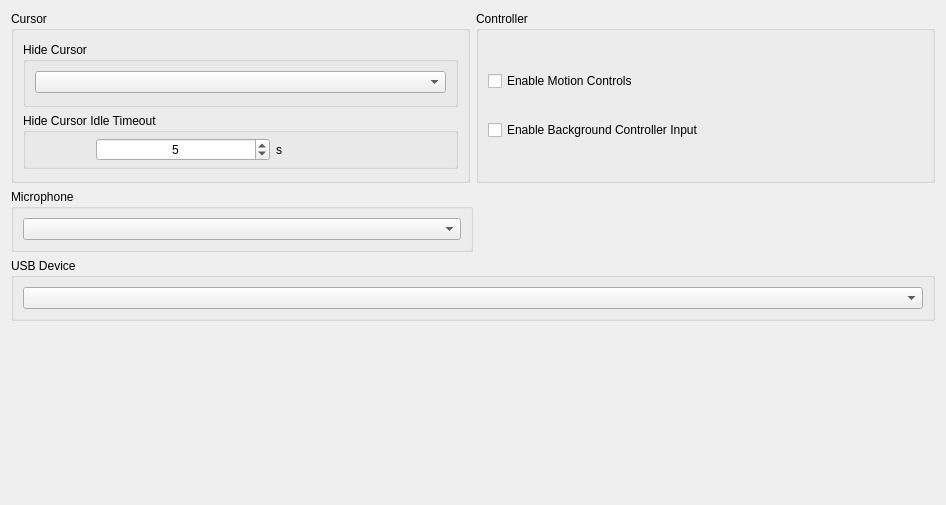
      <widget class="QWidget" name="inputTabContents">
       <property name="geometry">
        <rect>
         <x>0</x>
         <y>0</y>
         <width>946</width>
         <height>505</height>
        </rect>
       </property>
       <layout class="QVBoxLayout" name="inputTabVLayout" stretch="0,0,0,0">
        <item>
         <layout class="QHBoxLayout" name="inputTabHLayoutTop" stretch="1,1">
          <item>
           <layout class="QVBoxLayout" name="cursorTabLayoutLeft">
            <property name="spacing">
             <number>6</number>
            </property>
            <property name="bottomMargin">
             <number>0</number>
            </property>
            <item alignment="Qt::AlignmentFlag::AlignTop">
             <widget class="QGroupBox" name="cursorGroupBox">
              <property name="title">
               <string>Cursor</string>
              </property>
              <layout class="QGridLayout" name="gridLayout_2">
               <property name="topMargin">
                <number>11</number>
               </property>
               <property name="bottomMargin">
                <number>11</number>
               </property>
               <item row="0" column="0">
                <widget class="QGroupBox" name="hideCursorGroupBox">
                 <property name="enabled">
                  <bool>true</bool>
                 </property>
                 <property name="sizePolicy">
                  <sizepolicy hsizetype="Preferred" vsizetype="Fixed">
                   <horstretch>0</horstretch>
                   <verstretch>0</verstretch>
                  </sizepolicy>
                 </property>
                 <property name="title">
                  <string>Hide Cursor</string>
                 </property>
                 <layout class="QVBoxLayout" name="hideCursorLayout">
                  <property name="spacing">
                   <number>7</number>
                  </property>
                  <property name="bottomMargin">
                   <number>11</number>
                  </property>
                  <item>
                   <widget class="QComboBox" name="hideCursorComboBox"/>
                  </item>
                 </layout>
                </widget>
               </item>
               <item row="1" column="0">
                <widget class="QGroupBox" name="idleTimeoutGroupBox">
                 <property name="enabled">
                  <bool>true</bool>
                 </property>
                 <property name="sizePolicy">
                  <sizepolicy hsizetype="Preferred" vsizetype="Fixed">
                   <horstretch>0</horstretch>
                   <verstretch>0</verstretch>
                  </sizepolicy>
                 </property>
                 <property name="minimumSize">
                  <size>
                   <width>0</width>
                   <height>0</height>
                  </size>
                 </property>
                 <property name="title">
                  <string>Hide Cursor Idle Timeout</string>
                 </property>
                 <property name="alignment">
                  <set>Qt::AlignmentFlag::AlignLeading|Qt::AlignmentFlag::AlignLeft|Qt::AlignmentFlag::AlignTop</set>
                 </property>
                 <property name="flat">
                  <bool>false</bool>
                 </property>
                 <layout class="QHBoxLayout" name="IdleTimeoutLayout" stretch="0,0">
                  <property name="spacing">
                   <number>6</number>
                  </property>
                  <property name="leftMargin">
                   <number>70</number>
                  </property>
                  <property name="topMargin">
                   <number>5</number>
                  </property>
                  <property name="rightMargin">
                   <number>5</number>
                  </property>
                  <property name="bottomMargin">
                   <number>5</number>
                  </property>
                  <item>
                   <widget class="QSpinBox" name="idleTimeoutSpinBox">
                    <property name="enabled">
                     <bool>true</bool>
                    </property>
                    <property name="sizePolicy">
                     <sizepolicy hsizetype="Minimum" vsizetype="Fixed">
                      <horstretch>0</horstretch>
                      <verstretch>0</verstretch>
                     </sizepolicy>
                    </property>
                    <property name="minimumSize">
                     <size>
                      <width>0</width>
                      <height>0</height>
                     </size>
                    </property>
                    <property name="maximumSize">
                     <size>
                      <width>16777215</width>
                      <height>16777215</height>
                     </size>
                    </property>
                    <property name="layoutDirection">
                     <enum>Qt::LayoutDirection::LeftToRight</enum>
                    </property>
                    <property name="wrapping">
                     <bool>false</bool>
                    </property>
                    <property name="alignment">
                     <set>Qt::AlignmentFlag::AlignCenter</set>
                    </property>
                    <property name="buttonSymbols">
                     <enum>QAbstractSpinBox::ButtonSymbols::UpDownArrows</enum>
                    </property>
                    <property name="suffix">
                     <string notr="true"/>
                    </property>
                    <property name="maximum">
                     <number>3600</number>
                    </property>
                    <property name="value">
                     <number>5</number>
                    </property>
                    <property name="displayIntegerBase">
                     <number>10</number>
                    </property>
                   </widget>
                  </item>
                  <item>
                   <widget class="QLabel" name="idleTimeoutDurationLabel">
                    <property name="text">
                     <string>s</string>
                    </property>
                   </widget>
                  </item>
                 </layout>
                </widget>
               </item>
              </layout>
             </widget>
            </item>
           </layout>
          </item>
          <item>
           <layout class="QVBoxLayout" name="ControllerTabLayoutMiddle">
            <item>
             <widget class="QGroupBox" name="ControllerGroupBox">
              <property name="sizePolicy">
               <sizepolicy hsizetype="MinimumExpanding" vsizetype="Preferred">
                <horstretch>0</horstretch>
                <verstretch>0</verstretch>
               </sizepolicy>
              </property>
              <property name="title">
               <string>Controller</string>
              </property>
              <property name="alignment">
               <set>Qt::AlignmentFlag::AlignLeading|Qt::AlignmentFlag::AlignLeft|Qt::AlignmentFlag::AlignTop</set>
              </property>
              <property name="flat">
               <bool>false</bool>
              </property>
              <layout class="QVBoxLayout" name="ControllerLayout">
               <property name="spacing">
                <number>0</number>
               </property>
               <property name="topMargin">
                <number>11</number>
               </property>
               <property name="bottomMargin">
                <number>11</number>
               </property>
               <item>
                <widget class="QCheckBox" name="motionControlsCheckBox">
                 <property name="sizePolicy">
                  <sizepolicy hsizetype="Minimum" vsizetype="Maximum">
                   <horstretch>0</horstretch>
                   <verstretch>0</verstretch>
                  </sizepolicy>
                 </property>
                 <property name="text">
                  <string>Enable Motion Controls</string>
                 </property>
                </widget>
               </item>
               <item>
                <widget class="QCheckBox" name="backgroundControllerCheckBox">
                 <property name="text">
                  <string>Enable Background Controller Input</string>
                 </property>
                </widget>
               </item>
              </layout>
             </widget>
            </item>
           </layout>
          </item>
         </layout>
        </item>
        <item>
         <layout class="QHBoxLayout" name="inputTabHLayoutBottom">
          <property name="topMargin">
           <number>0</number>
          </property>
          <item>
           <layout class="QHBoxLayout" name="micTabLayoutLeft">
            <item>
             <widget class="QGroupBox" name="MicGroupBox">
              <property name="sizePolicy">
               <sizepolicy hsizetype="Expanding" vsizetype="Preferred">
                <horstretch>0</horstretch>
                <verstretch>0</verstretch>
               </sizepolicy>
              </property>
              <property name="title">
               <string>Microphone</string>
              </property>
              <layout class="QHBoxLayout" name="horizontalLayout_7">
               <item>
                <widget class="QComboBox" name="micComboBox"/>
               </item>
              </layout>
             </widget>
            </item>
           </layout>
          </item>
          <item>
           <spacer name="horizontalSpacer_8">
            <property name="orientation">
             <enum>Qt::Orientation::Horizontal</enum>
            </property>
            <property name="sizeHint" stdset="0">
             <size>
              <width>40</width>
              <height>20</height>
             </size>
            </property>
           </spacer>
          </item>
         </layout>
        </item>
        <item>
         <layout class="QVBoxLayout" name="USBDeviceLayout">
          <item>
           <widget class="QGroupBox" name="USBDeviceGroupBox">
            <property name="sizePolicy">
             <sizepolicy hsizetype="Expanding" vsizetype="Preferred">
              <horstretch>0</horstretch>
              <verstretch>0</verstretch>
             </sizepolicy>
            </property>
            <property name="title">
             <string>USB Device</string>
            </property>
            <layout class="QHBoxLayout" name="horizontalLayout_7_1">
             <item>
              <widget class="QComboBox" name="usbComboBox"/>
             </item>
            </layout>
           </widget>
          </item>
         </layout>
        </item>
        <item>
         <spacer name="verticalSpacer_11">
          <property name="orientation">
           <enum>Qt::Orientation::Vertical</enum>
          </property>
          <property name="sizeHint" stdset="0">
           <size>
            <width>20</width>
            <height>40</height>
           </size>
          </property>
         </spacer>
        </item>
       </layout>
      </widget>
